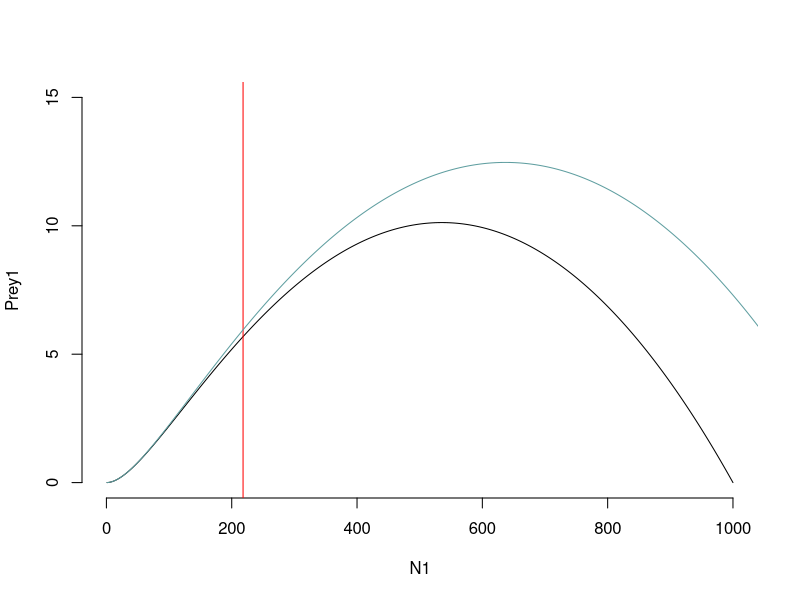
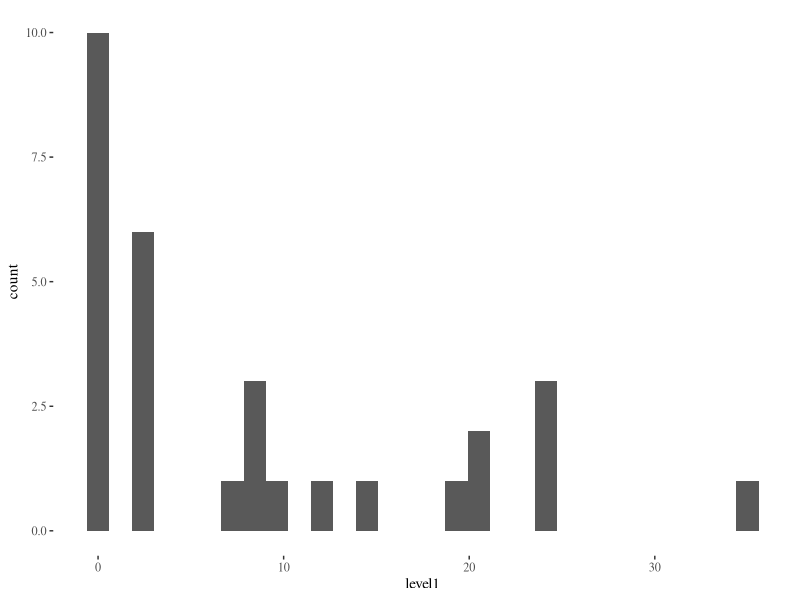
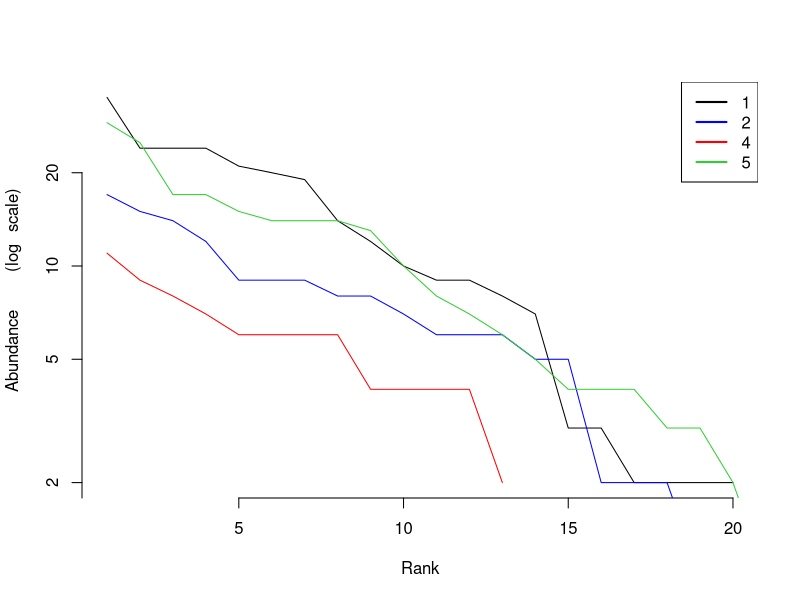

Generate these figures, in order, with R:
## ---- chunk 1
r=.001
a=.5
k1=1000
k2=1200
h=.02083
q=1/3
f=.01

N1= 1:k1
N2= 1:k2
Prey1 = (r*N1 * (1 - (N1/k1))* (a*N1)) / (1+a*h*N1)
Prey2 = (r*N2 * (1 - (N2/k2))* (a*N2)) / (1+a*h*N2)
#Prey2 = (r / (a * k2)) * (k2 - (k2*a*h + 1)*N2 - a*h*(N2^2))

Predator = ( q / (f*a - a*h*q))

plot(x = N1, y  = Prey1, bty = 'n', ylim = c(0,15), type = 'l')
abline(v = Predator, col = 'red')
lines(Prey2, col = 'cadetblue')

## ---- chunk 2
library(vegan)
library(dplyr)
library(tidyr)
library(ggplot2)
library(ggthemes)
data(dune)
data(dune.env)

dune.sum	<- aggregate(dune,	list(Moisture	=	dune.env$Moisture),	sum)
dune.sum1	<- dune.sum[,-1]
rownames(dune.sum1)	<- dune.sum[,1]

radPlot	<- function(x,	add=FALSE,	col='black',	...){
		x	<- x[x>0]
		x	<- x[rev(order(x))]
		if(!add)
				plot(1:length(x),	x,	type='l',	xlab='Rank',	ylab='Abundance	(log	scale)',
									log='y',	col=col,	...)
		else
				lines(1:length(x),	x,	col=col,	...)
		return(NULL)}

## ---- chunk 3
specnumber(dune.sum1)
## ---- chunk 4
sort(diversity(dune.sum1))
## ---- chunk 5
sort(exp(diversity(dune.sum1)))
sort(1/(diversity(dune.sum1, index = 'invsimpson')))
## ---- chunk 6
dumdum <-data.frame(level1= as.numeric(dune.sum1[1,]))
ggplot(dumdum, aes(level1)) + geom_histogram() + theme_tufte()
## ---- chunk 7
radPlot(x = dune.sum1[1,], bty = 'n')
radPlot(x = dune.sum1[2,], add = TRUE, col = 'blue')
radPlot(x = dune.sum1[3,], add = TRUE, col = 'red')
radPlot(x = dune.sum1[4,], add = TRUE, col = 'limegreen')
legend('topright', legend = c('1','2',"4","5"),
       col = c("black","blue","red","limegreen"), lty =1,lwd=2)
## ---- chunk 8

## ---- chunk 9

